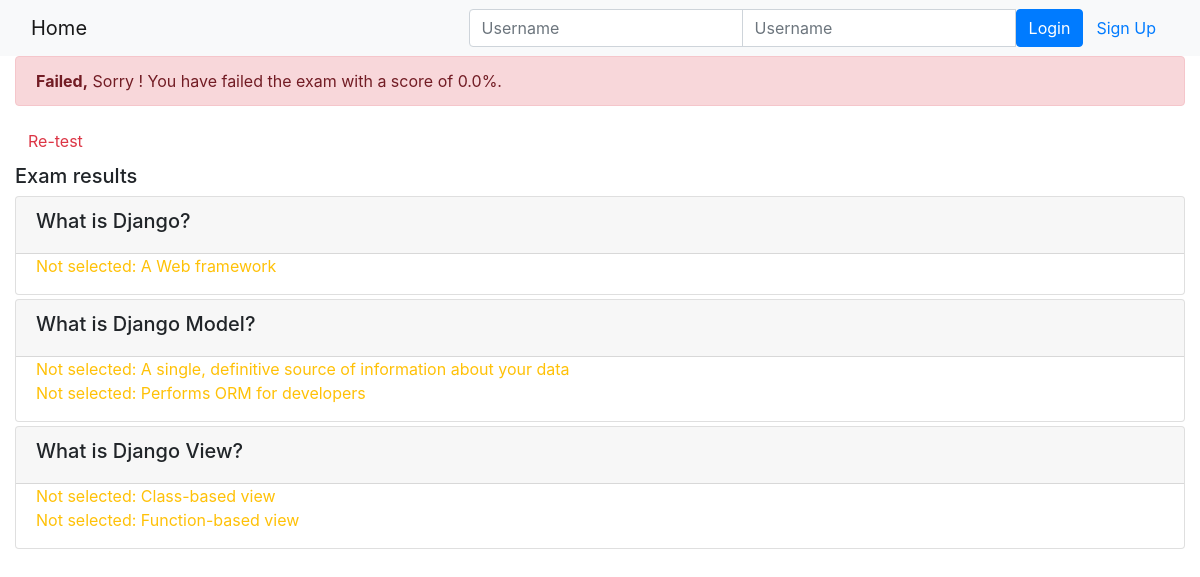
The app's page /onlinecourse/course/2/submission/2/result/, older data.
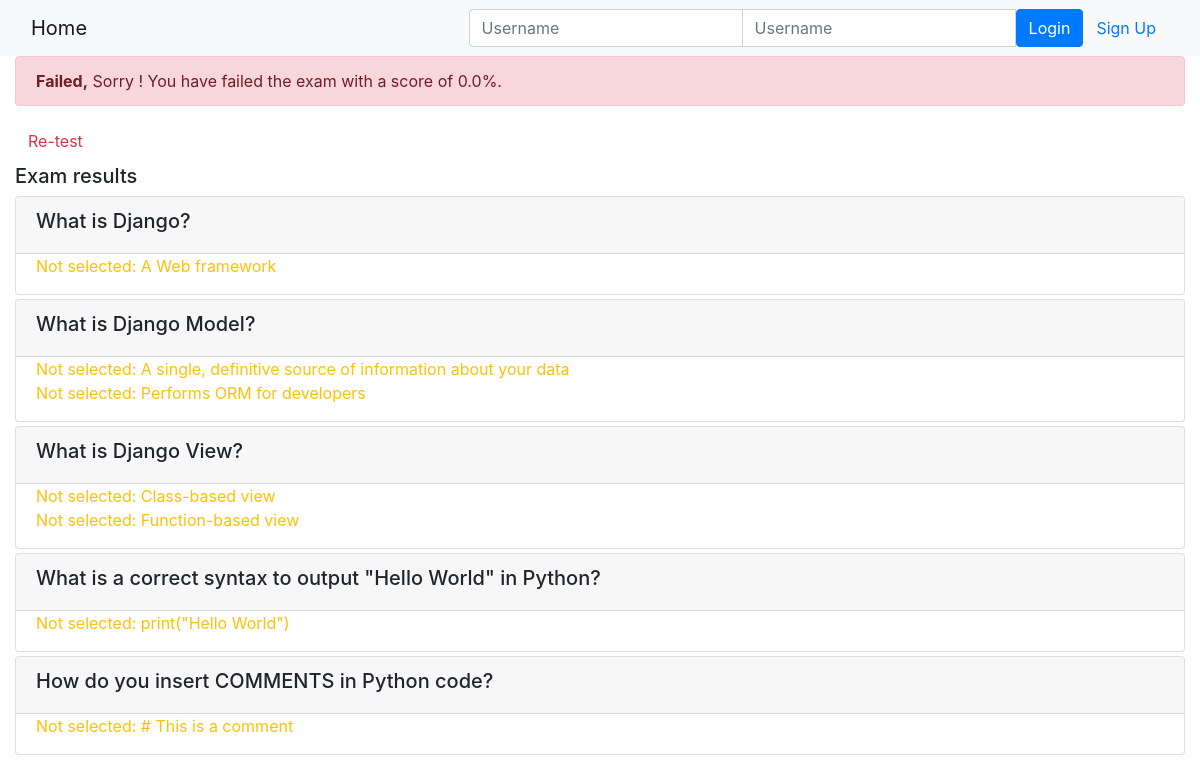
The same page, newer data.
### onlinecourse/models.py (models this page shows, shortened)
class Question(models.Model):
    course = models.ForeignKey(Course, on_delete=models.CASCADE)
    question_text = models.TextField()
    grade = models.IntegerField(default=0)

class Choice(models.Model):
    question = models.ForeignKey(Question, on_delete=models.CASCADE) # One question can have multiple choices
    choice_text = models.TextField()    # to be modified if needed
    is_correct = models.BooleanField()

### onlinecourse/views.py (the view)
# urls.py: path('course/<int:course_id>/submission/<int:submission_id>/result/', views.show_exam_result, name='show_exam_result'),
def show_exam_result(request, course_id, submission_id):
    context = {}
    course = get_object_or_404(Course, pk=course_id)
    submission = get_object_or_404(Submission, pk=submission_id)
    selected_choices = submission.choices.all()
    total_score = 0
    total_marks = 0
    for question in course.question_set.all():
        total_marks += question.grade
        get_score = False
        incorrect_choices_count = 0
        for choice in question.choice_set.all():
            if choice in selected_choices:
                if choice.is_correct:
                    get_score = True
                else:
                    get_score = False
                    incorrect_choices_count += 1
        if get_score and incorrect_choices_count == 0:
            total_score += question.grade
        else:
            pass
    context['course'] = course
    context['grade'] =  round((total_score / total_marks * 100), 2)
    context['choices'] = selected_choices
    return render(request, 'onlinecourse/exam_result_bootstrap.html', context)

### onlinecourse/templates/onlinecourse/exam_result_bootstrap.html (shortened to what this page needs)
<!DOCTYPE html>
<html lang="en">
<head>
    {% load static %}
    <link rel="stylesheet" href="https://maxcdn.bootstrapcdn.com/bootstrap/4.5.2/css/bootstrap.min.css">
</head>
<body>
 <nav class="navbar navbar-light bg-light">
    <div class="container-fluid">
        <div class="navbar-header">
              <a class="navbar-brand" href="{% url 'onlinecourse:index' %}">Home</a>
        </div>
        <ul class="nav navbar-nav navbar-right">
            {% if user.is_authenticated %}
            <li>
                <a class="btn btn-link" href="#">{{ user.first_name }}({{ user.username }})</a>
                <a class="btn btn-link" href="{% url 'onlinecourse:logout' %}">Logout</a>
            </li>
            {% else %}
            <li>
                <form class="form-inline" action="{% url 'onlinecourse:login' %}" method="post">
                    <div class="input-group">
                        <input type="text" class="form-control" placeholder="Username" name="username" >
                        <input type="password" class="form-control" placeholder="Username" name="psw" >
                        <button class="btn btn-primary" type="submit">Login</button>
                        <a class="btn btn-link" href="{% url 'onlinecourse:registration' %}">Sign Up</a>
                    </div>
                </form>
            </li>
            {% endif %}
        </ul>
    </div>
</nav>
 <div class="container-fluid">
    {% if grade > 80 %}
    <div class="alert alert-success">
       <b>Congratulations, {{user.first_name}}!</b> You have passed the exams and completed the course with a score of {{grade}}%.
    </div>
    {% else %}
    <div class="alert alert-danger">
        <b>Failed,</b> Sorry {{user.first_name}}! You have failed the exam with a score of {{grade}}%.
    </div>
    <a class="btn btn-link text-danger" href="{% url 'onlinecourse:course_details' course.id %}">Re-test</a>
    {% endif %}
    <div class="card-columns-vertical mt-1">
        <h5 class="">Exam results</h5>
        {% for question in course.question_set.all %}
        <div class="card mt-1">
            <div class="card-header"><h5>{{ question.question_text }}</h5></div>
            <div class="form-group">
                {% for choice in question.choice_set.all %}
                <div class="form-check">
                    {% if choice.is_correct and choice in choices %}
                    <div class="text-success">Correct answer: {{ choice.choice_text }}</div>
                    {% else %}{% if choice.is_correct and not choice in choices %}
                    <div class="text-warning">Not selected: {{ choice.choice_text }}</div>
                    {% else %}{% if not choice.is_correct and choice in choices %}
                    <div class="text-danger">Wrong answer: {{ choice.choice_text }}</div>
                    {% else %}
                    <div>{{ choice.content }}</div>
                    {% endif %}{% endif %}{% endif %}
                </div>
                {% endfor %}
            </div>
        </div>
        {% endfor %}
    </div>
 </div>
</body>
</html>

Row changes from the older to the newer data that the page shows:
added Question: question_text "What is a correct syntax to output \"Hello World\" in Python?"
added Choice: choice_text "print(\"Hello World\")", shown under "What is a correct syntax to output \"Hello World\" in Python?"
added Question: question_text "How do you insert COMMENTS in Python code?"
added Choice: choice_text "# This is a comment", shown under "How do you insert COMMENTS in Python code?"
